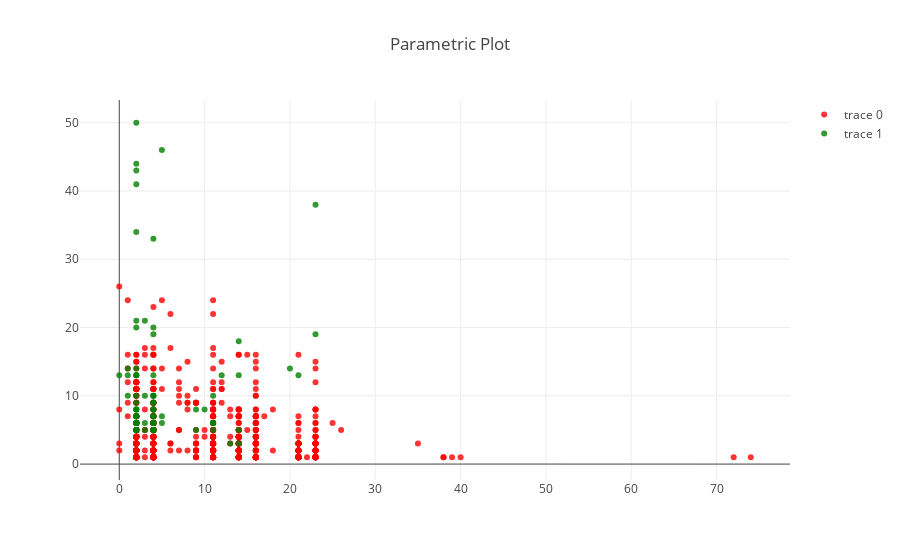

Notebook code for this chart:
### Code cell
# KNN classifier
from sklearn.neighbors import KNeighborsClassifier
classifier = KNeighborsClassifier(n_neighbors=5)

train_classifier(classifier, dataset.tolist(), CLASSES)
classificate_and_display(classifier, dataset, 2)

### Figure 1 — Plotly figure (JSON) as saved in the notebook; plotly's stock layout.template omitted (floating-point values rounded to 4 significant figures; data arrays with more than 128 entries replaced by an {"elided": "..."} marker saying what was removed)
{"data": [{"marker": {"color": "red", "opacity": 0.8, "size": 6}, "mode": "markers", "type": "scatter", "x": {"elided": "652 int values"}, "y": {"elided": "652 int values"}}, {"marker": {"color": "green", "opacity": 0.8, "size": 6}, "mode": "markers", "type": "scatter", "x": [2, 0, 2, 2, 2, 5, 2, 1, 2, 2, 2, 2, 2, 4, 4, 1, 4, 4, 4, 2, 4, 2, 4, 2, 2, 2, 2, 4, 4, 2, 4, 4, 2, 3, 2, 2, 4, 4, 4, 2, 2, 2, 4, 5, 4, 2, 4, 4, 4, 9, 11, 9, 11, 11, 10, 12, 14, 14, 14, 23, 21, 2, 2, 2, 2, 3, 2, 2, 4, 3, 4, 3, 4, 4, 1, 4, 2, 2, 4, 4, 2, 4, 2, 2, 2, 2, 4, 4, 5, 4, 14, 11, 11, 13, 23, 20], "y": [50, 13, 20, 7, 9, 46, 10, 13, 6, 5, 6, 6, 6, 6, 5, 14, 10, 10, 9, 8, 6, 14, 7, 13, 5, 5, 5, 20, 9, 6, 5, 19, 7, 6, 7, 8, 5, 7, 6, 6, 6, 7, 7, 7, 8, 13, 5, 5, 8, 5, 10, 8, 6, 6, 8, 13, 13, 18, 3, 38, 13, 43, 34, 44, 41, 21, 21, 13, 6, 5, 33, 10, 10, 13, 10, 9, 5, 6, 5, 8, 6, 5, 7, 6, 8, 6, 7, 6, 6, 6, 5, 5, 6, 3, 19, 14]}], "layout": {"autosize": true, "scene": {"xaxis": {"backgroundcolor": "rgb(230, 230,230)", "gridcolor": "rgb(255, 255, 255)", "showbackground": true, "zerolinecolor": "rgb(255, 255, 255)"}, "yaxis": {"backgroundcolor": "rgb(230, 230,230)", "gridcolor": "rgb(255, 255, 255)", "showbackground": true, "zerolinecolor": "rgb(255, 255, 255)"}, "zaxis": {"backgroundcolor": "rgb(230, 230,230)", "gridcolor": "rgb(255, 255, 255)", "showbackground": true, "zerolinecolor": "rgb(255, 255, 255)"}}, "title": "Parametric Plot"}}
